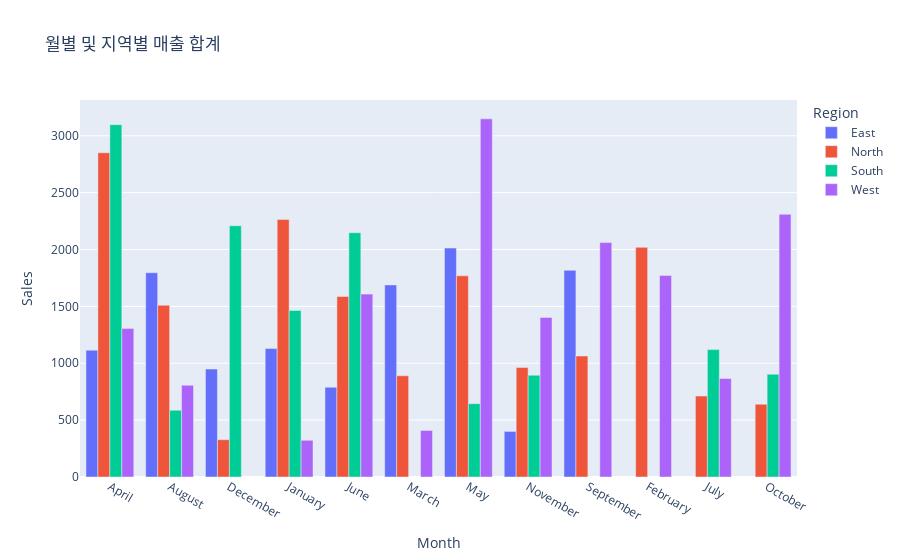

Source (notebook cell):
### Code cell
# 월별 및 지역별 매출 합계 시각화
df2_agg = df2.groupby(['Month', 'Region'])[['Sales', 'Profit']].sum().reset_index()

# Profit margin(순이익률) 계산
df2_agg['Profit_Margin'] = df2_agg['Profit']/df2_agg['Sales']

fig2 = px.bar(
    df2_agg
    , x = 'Month'
    , y = 'Sales'
    , color = 'Region'
    , title = '월별 및 지역별 매출 합계'
    , barmode = 'group'
    , hover_data={  # Region 제거 및 Profit_Margin 추가
        'Region':False
        , 'Profit_Margin':':.2f'
    }
)

fig2.show()

### Figure 1 — Plotly figure (JSON) as saved in the notebook; plotly's stock layout.template omitted (floating-point values rounded to 4 significant figures)
{"data": [{"alignmentgroup": "True", "customdata": [["East", 0.09686], ["East", 0.1448], ["East", 0.05796], ["East", 0.1453], ["East", 0.06844], ["East", 0.1078], ["East", 0.1197], ["East", 0.217], ["East", 0.1134]], "hovertemplate": "Month=%{x}<br>Sales=%{y}<br>Profit_Margin=%{customdata[1]:.2f}<extra></extra>", "legendgroup": "East", "marker": {"color": "#636efa", "pattern": {"shape": ""}}, "name": "East", "offsetgroup": "East", "orientation": "v", "showlegend": true, "textposition": "auto", "type": "bar", "x": ["April", "August", "December", "January", "June", "March", "May", "November", "September"], "xaxis": "x", "y": [1115, 1796, 949, 1129, 789, 1689, 2013, 401, 1817], "yaxis": "y"}, {"alignmentgroup": "True", "customdata": [["North", 0.0926], ["North", 0.1139], ["North", 0.08841], ["North", 0.154], ["North", 0.0985], ["North", 0.1348], ["North", 0.07309], ["North", 0.1112], ["North", 0.0831], ["North", 0.0945], ["North", 0.1547], ["North", 0.11]], "hovertemplate": "Month=%{x}<br>Sales=%{y}<br>Profit_Margin=%{customdata[1]:.2f}<extra></extra>", "legendgroup": "North", "marker": {"color": "#EF553B", "pattern": {"shape": ""}}, "name": "North", "offsetgroup": "North", "orientation": "v", "showlegend": true, "textposition": "auto", "type": "bar", "x": ["April", "August", "December", "February", "January", "July", "June", "March", "May", "November", "October", "September"], "xaxis": "x", "y": [2851, 1510, 328, 2019, 2264, 712, 1587, 890, 1769, 963, 640, 1064], "yaxis": "y"}, {"alignmentgroup": "True", "customdata": [["South", 0.1059], ["South", 0.09881], ["South", 0.08058], ["South", 0.06143], ["South", 0.07589], ["South", 0.1038], ["South", 0.1473], ["South", 0.1598], ["South", 0.1283]], "hovertemplate": "Month=%{x}<br>Sales=%{y}<br>Profit_Margin=%{customdata[1]:.2f}<extra></extra>", "legendgroup": "South", "marker": {"color": "#00cc96", "pattern": {"shape": ""}}, "name": "South", "offsetgroup": "South", "orientation": "v", "showlegend": true, "textposition": "auto", "type": "bar", "x": ["April", "August", "December", "January", "July", "June", "May", "November", "October"], "xaxis": "x", "y": [3098, 587, 2209, 1465, 1120, 2148, 645, 895, 904], "yaxis": "y"}, {"alignmentgroup": "True", "customdata": [["West", 0.1502], ["West", 0.1004], ["West", 0.06038], ["West", 0.06811], ["West", 0.127], ["West", 0.06965], ["West", 0.1736], ["West", 0.05526], ["West", 0.07341], ["West", 0.1043], ["West", 0.05822]], "hovertemplate": "Month=%{x}<br>Sales=%{y}<br>Profit_Margin=%{customdata[1]:.2f}<extra></extra>", "legendgroup": "West", "marker": {"color": "#ab63fa", "pattern": {"shape": ""}}, "name": "West", "offsetgroup": "West", "orientation": "v", "showlegend": true, "textposition": "auto", "type": "bar", "x": ["April", "August", "February", "January", "July", "June", "March", "May", "November", "October", "September"], "xaxis": "x", "y": [1305, 807, 1772, 323, 866, 1608, 409, 3149, 1403, 2310, 2061], "yaxis": "y"}], "layout": {"barmode": "group", "legend": {"title": {"text": "Region"}, "tracegroupgap": 0}, "title": {"text": "월별 및 지역별 매출 합계"}, "xaxis": {"anchor": "y", "domain": [0, 1], "title": {"text": "Month"}}, "yaxis": {"anchor": "x", "domain": [0, 1], "title": {"text": "Sales"}}}}
